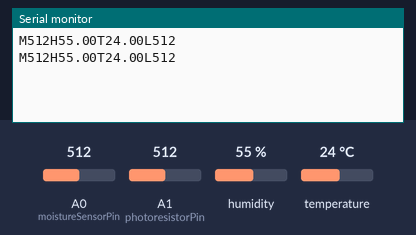
The sketch below on a simulated Arduino Uno, built with avr-gcc and run on an emulated ATmega328P. Shown: the last lines printed to the serial monitor. The test bench sets the inputs (shaded band); at power-on: humidity 55 %, A0 (moistureSensorPin) = 512, A1 (photoresistorPin) = 512, temperature 24 °C.

Above: at 1.8 s.
1.9 s: humidity set to 22 %
At 3.3 s:
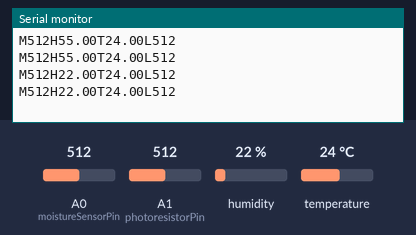
3.4 s: A0 (moistureSensorPin) set to 716
At 4.7 s:
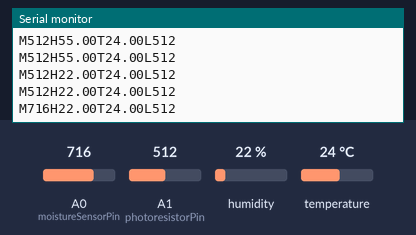
4.9 s: A1 (photoresistorPin) set to 716
At 5.6 s:
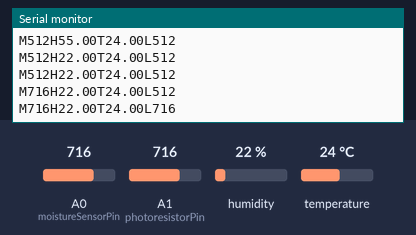
6.4 s: temperature set to 12 °C
At 7.7 s:
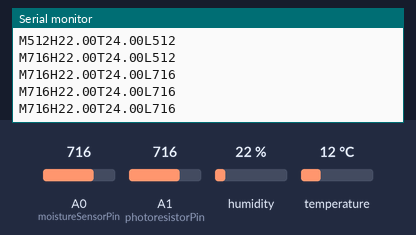
7.9 s: A0 (moistureSensorPin) set to 992
At 9.3 s:
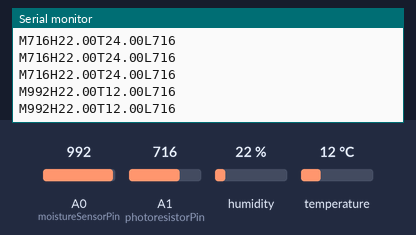
9.4 s: A1 (photoresistorPin) set to 992
At 11.0 s:
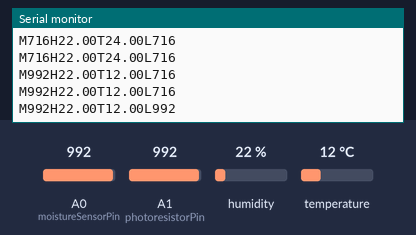
Timing chart, 0 to 11.9 s (numbered marks = the images above; inputs shaded):
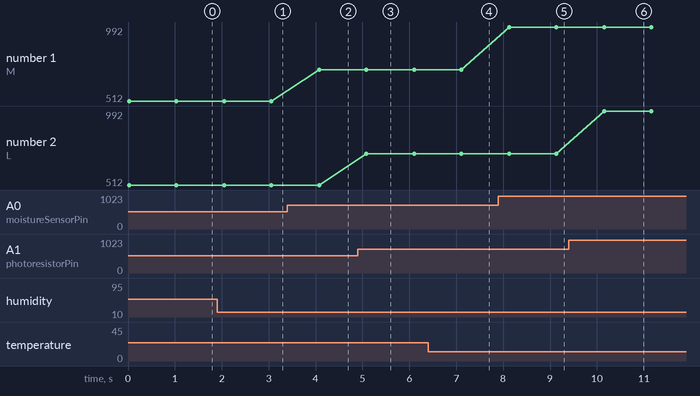

Measured:
- after the input at 1.9 s, the serial monitor: prints a new line after 0.15 s (image 1)
- after the input at 3.4 s, the serial monitor: prints a new line after 0.68 s (image 2)
- after the input at 4.9 s, the serial monitor: prints a new line after 0.18 s (image 3)
- after the input at 7.9 s, the serial monitor: prints a new line after 0.23 s (image 5)
- after the input at 9.4 s, the serial monitor: prints a new line after 0.75 s (image 6)
- plotted number 1: 512 → 716 after the input at 3.4 s, 716 → 992 after the input at 7.9 s

The sketch:

BloomBuddyArduino.ino
```cpp
#include <DHT.h>

// Define the analog pin the moisture sensor is connected to
const int moistureSensorPin = A0;
// Define the analog pin the additional sensor is connected to
const int photoresistorPin = A1;
// Define the digital pin the DHT11 sensor is connected to
const int dhtPin = 2;

// Initialize DHT sensor
DHT dht(dhtPin, DHT11);

void setup() {
  // Start serial communication
  Serial.begin(9600);
  pinMode(moistureSensorPin, INPUT);
  pinMode(photoresistorPin, INPUT);

  // Initialize DHT sensor
  dht.begin();
}

void loop() {
  // Read sensor data
  int moistureLevel = analogRead(moistureSensorPin);
  float humidity = dht.readHumidity();
  float temperature = dht.readTemperature();
  int lightValue = analogRead(photoresistorPin);

  // Send sensor data to ESP32
  Serial.print("M");
  Serial.print(moistureLevel);
  Serial.print("H");
  Serial.print(humidity);
  Serial.print("T");
  Serial.print(temperature);
  Serial.print("L");
  Serial.println(lightValue);

  // Add a delay to prevent flooding the Serial Monitor
  delay(1000); // 1 second delay
}
```
